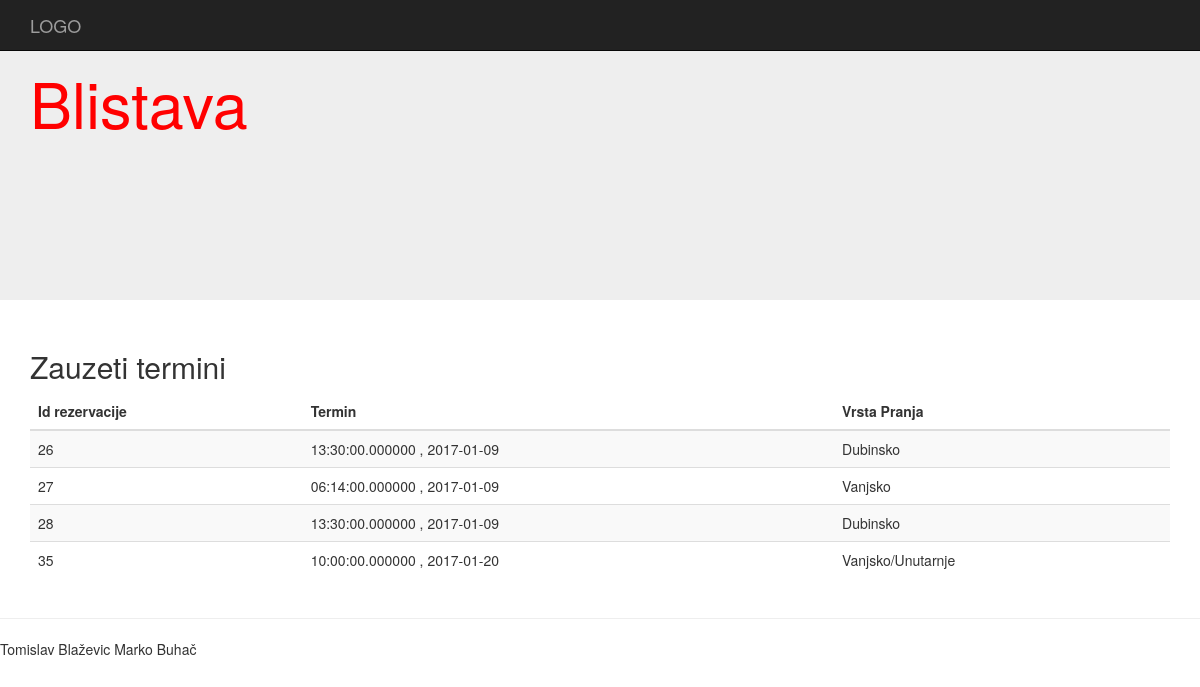
/praona1.php, run on the app's committed database.
### tables this page shows
CREATE TABLE `rezervacija` (
  `id` int(50) NOT NULL,
  `Datum` date NOT NULL,
  `Vrijeme` time(6) NOT NULL,
  `idKorisnika` int(11) DEFAULT NULL,
  `Idpraone` int(11) DEFAULT NULL,
  `idPranja` int(11) DEFAULT NULL
);

CREATE TABLE `vrsta_pranja` (
  `id` int(50) NOT NULL,
  `Vrsta_pranja` varchar(50) NOT NULL
);

### praona1.php (the view, shortened to what this page needs)
<!DOCTYPE html>
  <html lang="en">
<head>
    <link  href="css/bootstrap.min.css"  rel="stylesheet">
</head>
  <body>
    <nav  class="navbar navbar-inverse navbar-fixed-top">
      <div class="container">
        <div class="navbar-header">
          <a class="navbar-brand" href="index.html">LOGO</a>
        </div>
      </div>
    </nav>
    <div   class="jumbotron">
      <div  class="container">
        <h1 style="color:red;">Blistava</h1>
        <p style="color:transparent;">Lorem ipsum dolor sit amet, nec no viderer mnesarchum,
		maiestatis ea mel. Habeo idque ut pro. Mel brute utamur vituperata cu, ea usu elit dicunt delicata.</p>
         </div>
    </div>
    <div class="container">
			<h2 class="sub-header">Zauzeti termini</h2>
          <div class="table-responsive">
            <table class="table table-striped">
              <thead>
                <tr>
                  <th>Id rezervacije</th>
                  <th>Termin</th>
                  <th>Vrsta Pranja</th>
                </tr>
              </thead>
              <tbody>
                <?php
					$sql = ("SELECT * FROM vrsta_pranja v INNER JOIN rezervacija r ON v.id=r.idPranja WHERE r.Idpraone=1");
					$result=mysql_query($sql);
					while($ispis = mysql_fetch_array($result)){
						echo "<tr>
								<td>".$ispis['id']."</td>
								<td>".$ispis['Vrijeme']." , ".$ispis['Datum']."</td>
								<td>".$ispis['Vrsta_pranja']."</td>
							</tr>";
					}
				?>
				</tbody>
            </table>
          </div>
        </div>
      <hr>
      <footer>
        <p>Tomislav Blaževic Marko Buhač</p>
      </footer>
</body></html>

### data on the page
rezervacija: id "26", Vrijeme "13:30:00.000000", Datum "2017-01-09", idPranja.Vrsta_pranja "Dubinsko"
rezervacija: id "27", Vrijeme "06:14:00.000000", Datum "2017-01-09", idPranja.Vrsta_pranja "Vanjsko"
rezervacija: id "28", Vrijeme "13:30:00.000000", Datum "2017-01-09", idPranja.Vrsta_pranja "Dubinsko"
rezervacija: id "35", Vrijeme "10:00:00.000000", Datum "2017-01-20", idPranja.Vrsta_pranja "Vanjsko/Unutarnje"
